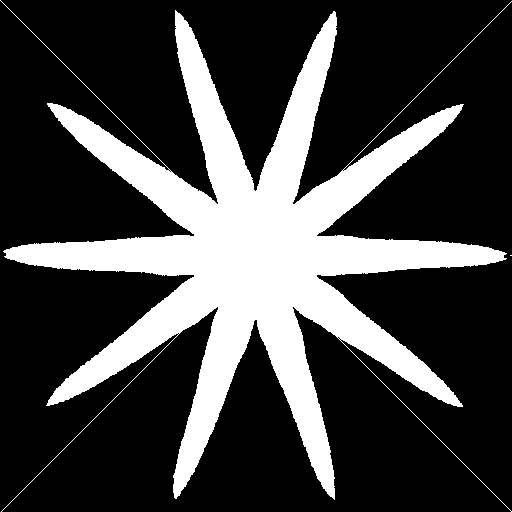
//> input picture Aula 2 - PDI/16 - Erosão e dilatação/fechar.png, 512 x 512 px
$ ./fechar   (built with g++ and OpenCV 4)
//> lines starting //> are read from the running program, lines starting //| are printed output that depends on the picture; after the words box and inside, x2 and y2 are one past the last pixel; in counts of white or black regions, pixels touching at a corner belong together
#include "opencv2/imgproc.hpp"
#include "opencv2/highgui.hpp"
#include <iostream>
using namespace cv;
using namespace std;
Mat src, erosion_dst, dilation_dst;
int erosion_elem = 0;
int erosion_size = 0;
int dilation_elem = 0;
int dilation_size = 0;
int const max_elem = 2;
int const max_kernel_size = 21;
int main( int argc, char** argv )
{
  src = imread("fechar.png",0);
//> src: 512 rows x 512 cols, CV_8UC1; 25.9% white; 2 white regions (1 under 20 px), largest, box (x1, y1, x2, y2) and area: (0, 0, 512, 512) 67982
  Mat element = getStructuringElement( MORPH_RECT,
                       Size( 9, 9 ),
                       Point( 4, 4 ) );
  Mat erodido;
  erode(src, erodido, element);
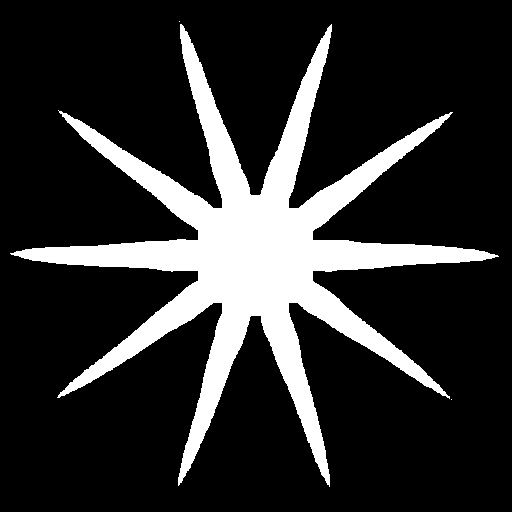
//> erodido: 512 rows x 512 cols, CV_8UC1; 18.1% white; 3 white regions (2 under 20 px), largest, box (x1, y1, x2, y2) and area: (10, 24, 499, 487) 47348
  Mat dilatado;
  dilate( erodido, dilatado, element );
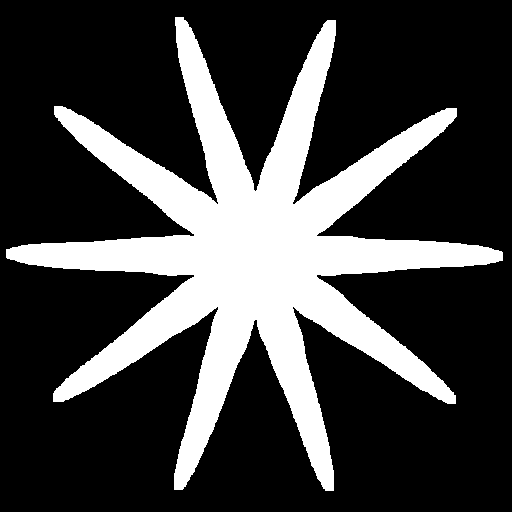
//> dilatado: 512 rows x 512 cols, CV_8UC1; 25.5% white; 1 white region, box (x1, y1, x2, y2) and area: (6, 17, 503, 491) 66742

  imshow( "Original", src );
  imshow( "Dilatado", dilatado );
  imshow( "Erodido", erodido );
  waitKey(0);
  return 0;
}
